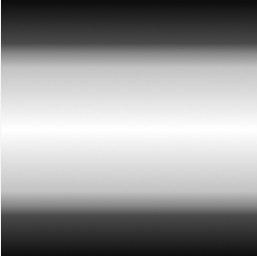
//> input picture PDI/8/ponderacao.png, 257 x 256 px
$ ./tiltshift   (built with g++ and OpenCV 4)
//> lines starting //> are read from the running program, lines starting //| are printed output that depends on the picture
#include <iostream>
#include <cstdio>
#include <opencv2/opencv.hpp>
#include <cmath>

double alt, alp;
int alt_slider = 0;
int alt_slider_max = 100;

int dec_slider = 0;
int dec_slider_max = 100;

int foco_slider = 0;
int foco_slider_max = 100;

cv::Mat image1, image2, blended;
cv::Mat imageTop;

char TrackbarName[50];

double alfa(double x, double l1, double l2, double d)
{
  double aux1, aux2;

  aux1 = tanh((x-l1)/d);
  aux2 = tanh((x-l2)/d);

  return 0.5*(aux1 - aux2);
}

void on_trackbar_alt(int, void*){
 alt = (double) alt_slider/alt_slider_max;

  for(int i=0; i<image1.rows; i++)
  {
    alp = alfa(i,dec_slider, foco_slider, alt);
    addWeighted(image1, 1-alp, imageTop, alp, 0.0, blended);
  }
 cv::imshow("tilshift", blended);
}

void on_trackbar_dec(int, void*){
 for(int i=0; i<image1.rows; i++)
  {
    alp = alfa(i,dec_slider, foco_slider, alt);
    addWeighted(image1, 1-alp, imageTop, alp, 0.0, blended);
  }
 cv::imshow("tilshift", blended);
}

void on_trackbar_foco(int, void*){
 for(int i=0; i<image1.rows; i++)
  {
    alp = alfa(i,dec_slider, foco_slider, alt);
    addWeighted(image1, 1-alp, imageTop, alp, 0.0, blended);
  }
 cv::imshow("tilshift", blended);
}

int main(int argvc, char** argv){
  image1 = cv::imread("ponderacao.png",cv::IMREAD_GRAYSCALE);
//> image1 is the input picture: 256 rows x 257 cols, CV_8UC1; min 12, max 255, mean 149.9
  image2 = cv::imread("Multidao.png",cv::IMREAD_GRAYSCALE);
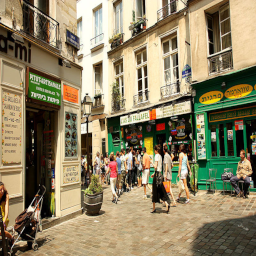
//> input picture PDI/8/Multidao.png, 256 x 256 px
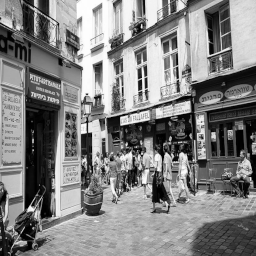
//> image2: 256 rows x 256 cols, CV_8UC1; min 0, max 254, mean 130.6

  image2.copyTo(imageTop);
  cv::namedWindow("tiltshift", 1);

  std::sprintf( TrackbarName, "Altura x %d", alt_slider_max );
  cv::createTrackbar( TrackbarName, "tiltshift", &alt_slider, alt_slider_max, on_trackbar_alt);
//> (the run ends here: the program stops with an error, at `addWeighted(image1, 1-alp, imageTop, alp, 0.0, blended);`)
